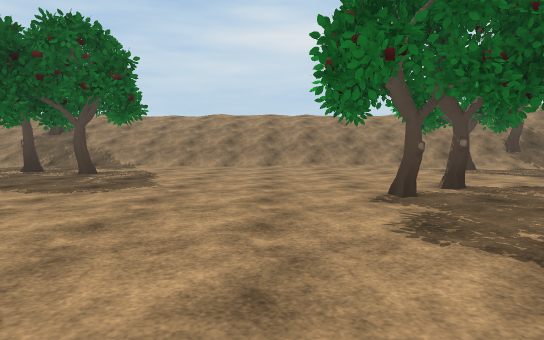
View 1 (above)

24 first-person views from a walk through a 3-D level made in the Unity game engine. The camera is 1.2 m above the floor, tilts 4° down and sees 75° across. The floor is counted in squares, 2 m on a side. Each view is taken from the middle of a square. On the plan, view 1 faces up. The plan holds only what a view shows up to about 10 squares ahead; the rest is blank. The place goes on beyond the plan. Some surface patterns are stand-ins.

View 2
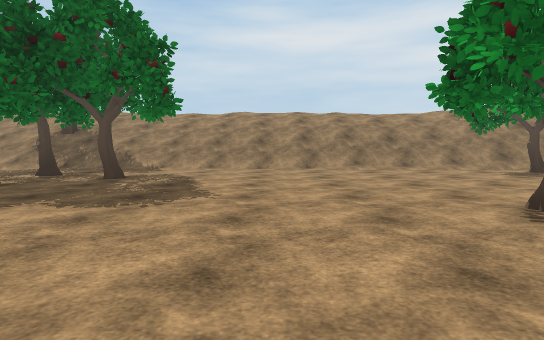

View 3
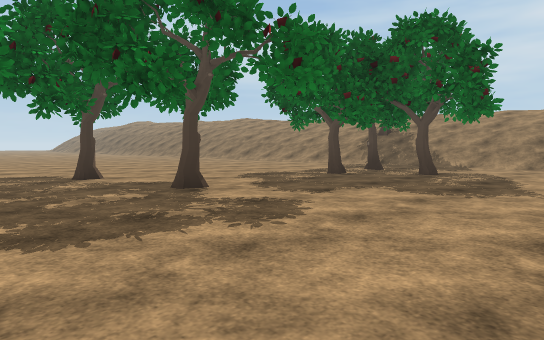

View 4
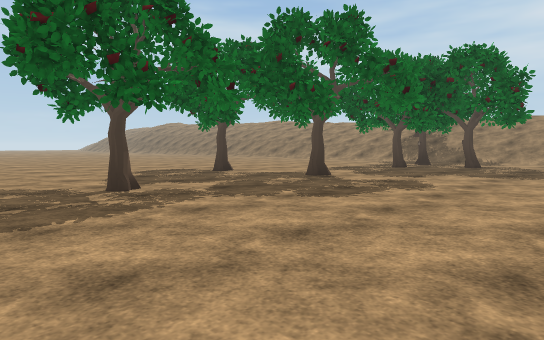

View 5
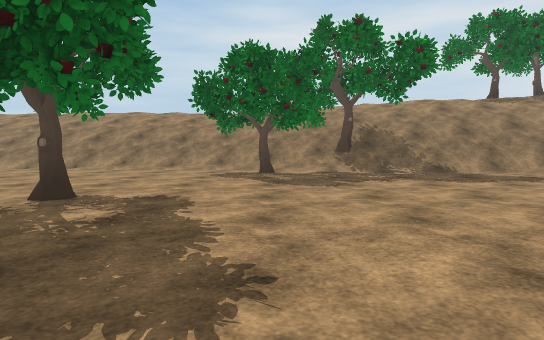

View 6
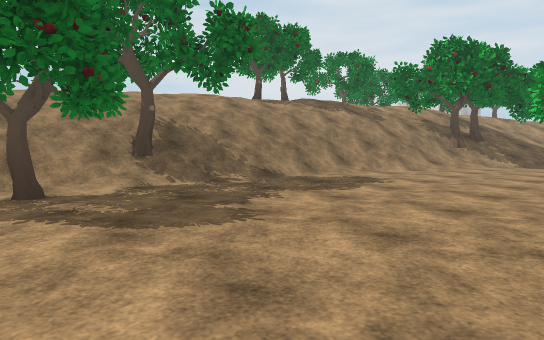

View 7
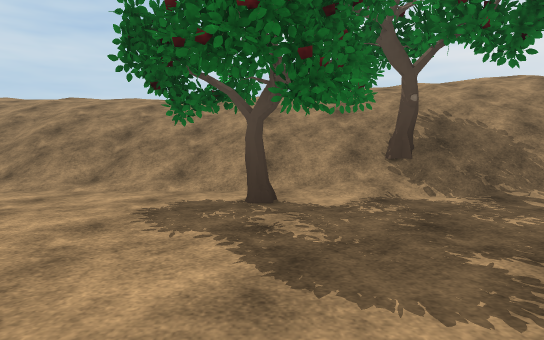

View 8
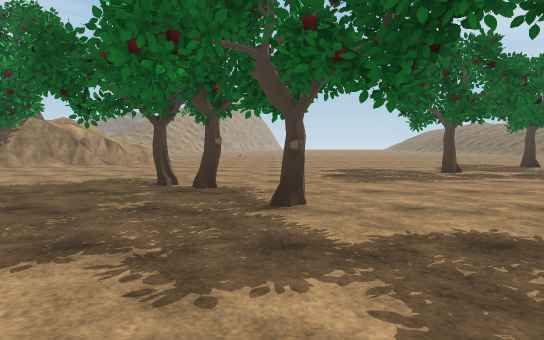

View 9
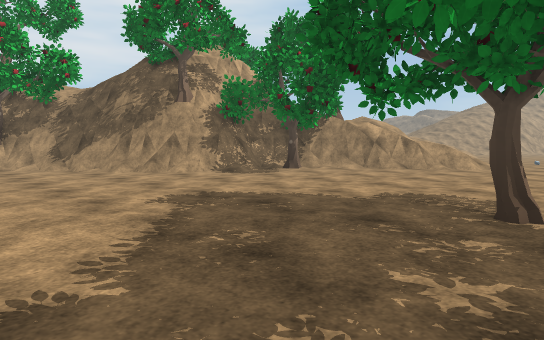

View 10
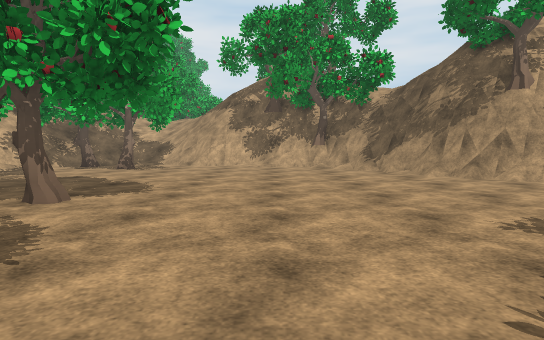

View 11
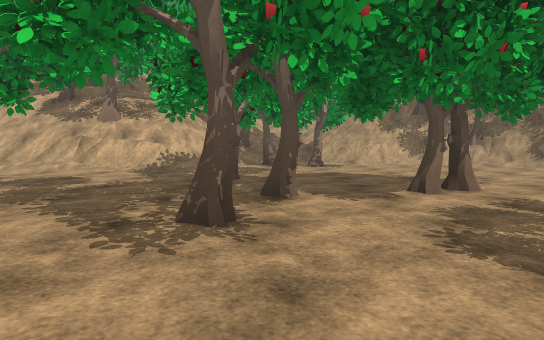

View 12
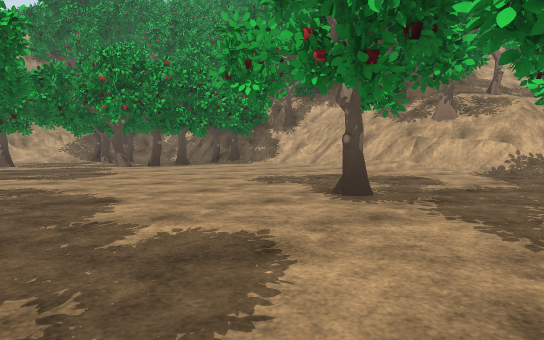

View 13
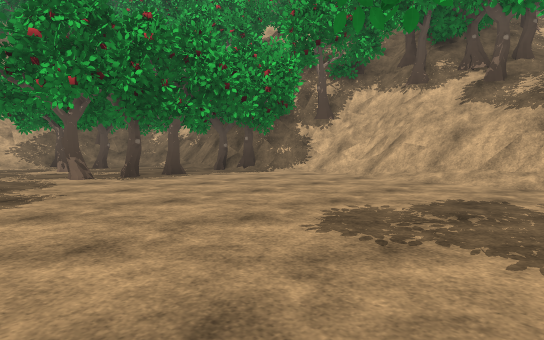

View 14
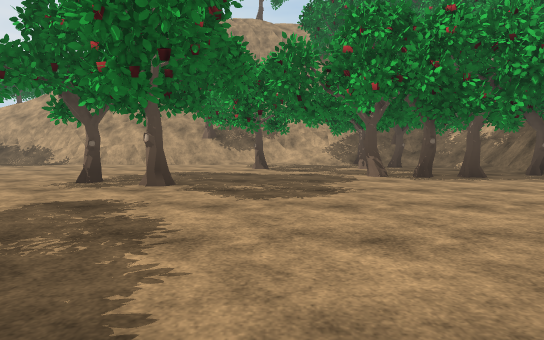

View 15
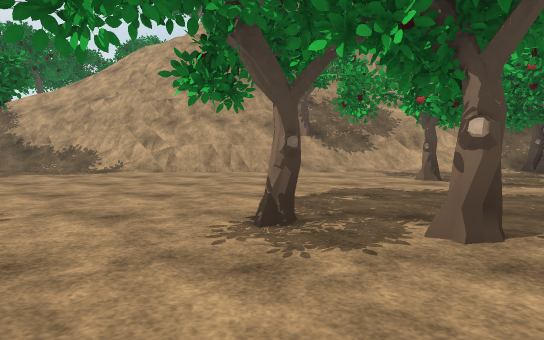

View 16
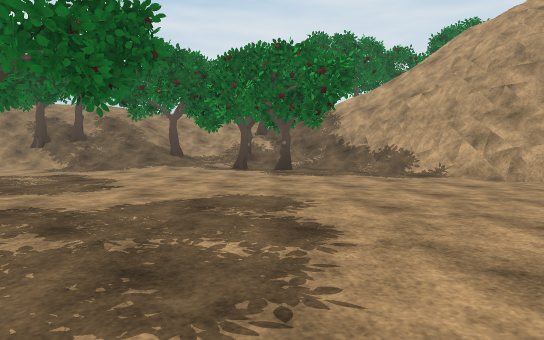

View 17
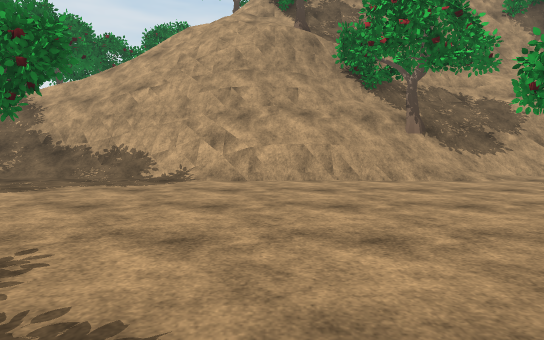

View 18
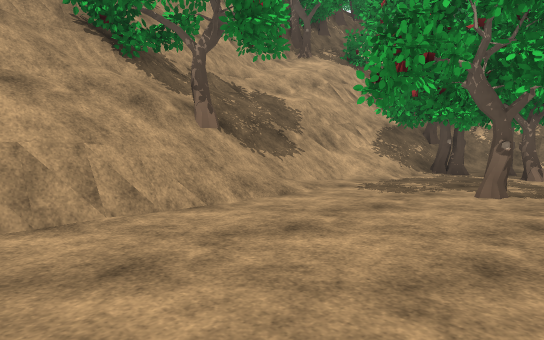

View 19
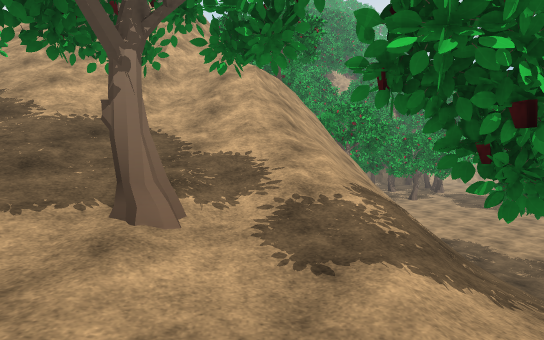

View 20
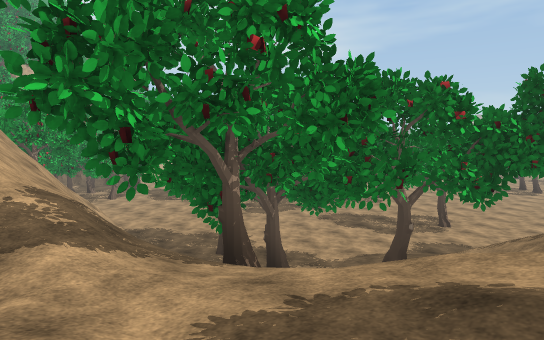

View 21
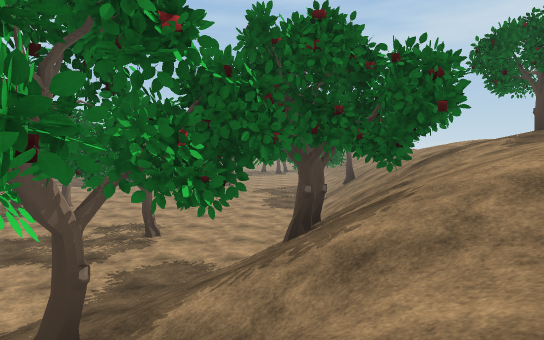

View 22
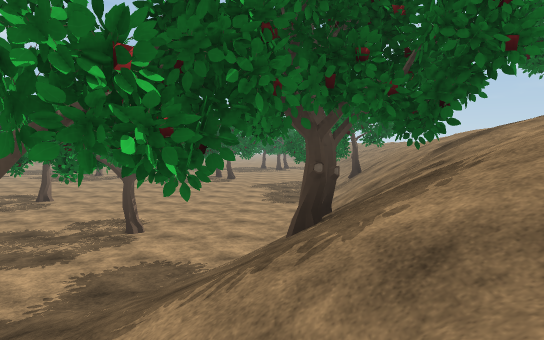

View 23
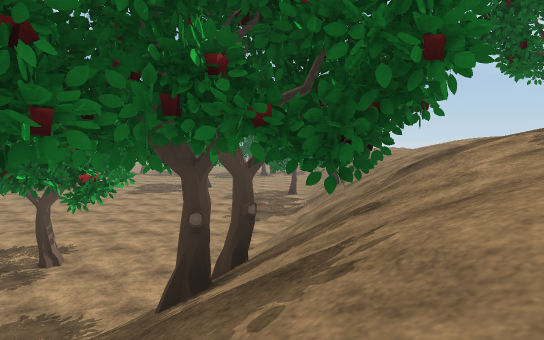

View 24
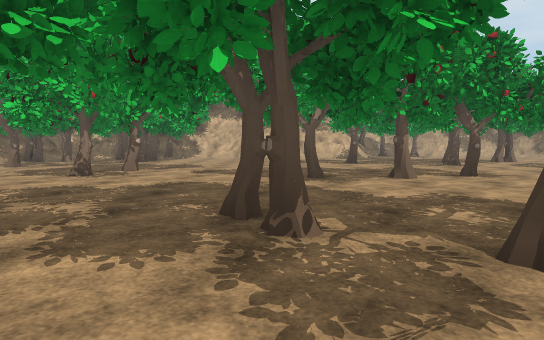

### Floor plan
Key: @ floor where view 1 was taken; # wall or solid block; x gap in a wall; . main floor; : floor 3.25 m higher than the main floor; + floor 3.5 m higher than the main floor; * floor 4 m higher than the main floor; % floor 4.5 m higher than the main floor; & floor 4.75 m higher than the main floor; / step, stairs or slope; = window, fence, low wall or low ledge; v drop or lower ground; T thing the floor can be seen under or through.
Columns run from 10 left of view 1 to 29 right of it. Each row starts with its distance up from view 1.
 14          :+++
 13          //:///:++/***
 12          /////////////  %%
 11   ////////////// #///// /**
 10   //....././//// #//////////*
  9    ........... # .///////###//
  8    ..#................////##////+::
  7     .##..................//##///:::
  6  ....#......  ............//#/ ///::
  5 ........... ##............./x/ /##::
  4 ............# ..............x.###//#//
  3 . ...#............ ......... ##////*=/
  2 ..#.......... ...  ..........#.///////#
  1 ............   .   ............/////////
  0 ..........@        .TT  .......#v/=/////
 -1 ... x ....         . T ........#v==/////
 -2 ..........        .............#=#//###
 -3   ........       .............=#=#/##
 -4   ....... ..     ... ..... ...=#####
 -5   ..... T....   .#..#....#....=###=
 -6   .....#....   .. ......#......####
 -7 .......x...   .................##=##
 -8 ............ .............. #../ =##
 -9 /..............................==##v
-10 /=........................###  #=&#
-11  #..........##............######=##
-12  ###............#.........# .# ##
-13   ####......... ..........####
-14    ####..................###
-15      ###.........###====/##
-16      ###=.....#..#/#######
-17      /=###/....#  +##

Where each view was taken, in squares from view 1:
view 1: 0 up, 0 right, facing up
view 2: 1 up, 1 left, facing up
view 3: 0 up, 1 left, facing up-left
view 4: 3 down, 1 left, facing up-left
view 5: 1 up, 5 right, facing up
view 6: 4 up, 4 right, facing up-right
view 7: 5 up, 5 right, facing up
view 8: 5 down, 2 right, facing left
view 9: 6 down, 0 right, facing down-left
view 10: 7 down, 0 right, facing down
view 11: 6 down, 5 right, facing down
view 12: 6 down, 6 right, facing down-right
view 13: 8 down, 9 right, facing down-right
view 14: 8 down, 9 right, facing right
view 15: 5 down, 12 right, facing right
view 16: 4 down, 13 right, facing up-right
view 17: 3 down, 14 right, facing right
view 18: 3 down, 17 right, facing down-right
view 19: 7 up, 24 right, facing down
view 20: 8 up, 24 right, facing down-left
view 21: 7 up, 21 right, facing left
view 22: 7 up, 20 right, facing left
view 23: 8 up, 19 right, facing left
view 24: 2 up, 11 right, facing down
